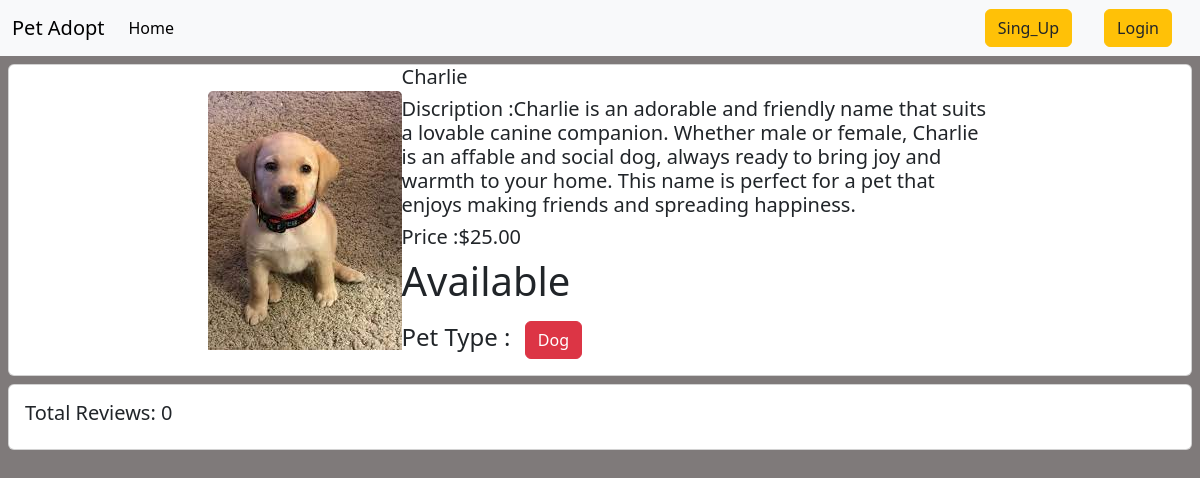
Screenshot of /pet_details/10 with the database file from the repository.
### pet/models.py (models this page shows, shortened)
class pets(models.Model):
    name = models.CharField( max_length=50)
    pet_type = models.ForeignKey(pet_category, on_delete=models.CASCADE)
    discription = models.TextField()
    image = models.FileField(upload_to='pet/media/uploads', blank = True, null = True)
    is_available = models.BooleanField(default=True)
    price = models.DecimalField(max_digits=7, decimal_places=2)

class pet_category(models.Model):
    name = models.CharField(max_length=50)
    slug = models.SlugField(max_length=100,unique=True, null=True, blank=True)
    def __str__(self):
        return self.name

### Pet_Adoption_Platform/views.py (the view, shortened to what this page needs)
# urls.py: path('pet_details/<int:id>', views.Details.as_view(), name='Details')
class Details(DetailView):
    model = pets  # assuming 'pets' is the name of the model, change if necessary
    pk_url_kwarg = 'id'
    template_name = 'pet_details.html'
    context_object_name = 'details'
    def get_context_data(self, **kwargs):
        context = super().get_context_data(**kwargs)
        pet_model = self.object
        has_adopted_pet = Adopt.objects.filter( a_pets=pet_model).exists()
        if has_adopted_pet:
            reviews = pet_model.review_set.all()
            review_form = ReviewForm()
        else:
            reviews = None
            review_form = None
        context['reviews'] = reviews
        context['review_form'] = review_form
        context['has_adopted_pet'] = has_adopted_pet
        return context

### templates/pet_details.html (shortened to what this page needs)
{% extends "base.html" %}
{% load static %}
{%  load crispy_forms_tags %}
{% block css %}
<link rel="stylesheet" type="text/css" href="{% static 'css/home.css' %}">
{% endblock  %}
{% block content %}
<div class="col-12 p-img">
    <div class="card m-2 p-img">
            <div class='d-flex  align-items-center justify-content-center'>
                <div class="p-img">
                    <img src="{{details.image.url}}" class="card-img-top " alt="..." >
                </div>
                <div style="width:50% ; margin">
                    <h5 class="card-title">{{details.name}}</h5>
                    <h5 class="card-title">Discription :{{details.discription}} </h5>
                    <h5 class="card-title">Price :${{details.price}} </h5>
                    {% if details.is_available %}
                    <h1>Available</h1>
                    {% else %}
                        <h1>Not Available</h1>
                    {% endif %}
                    <h4>Pet Type : <button class="btn btn-danger  m-2">{{details.pet_type}}</button></h4>
                </div>
            </div>
    </div>
</div>
<div class="card m-2">
    <h5 class="p-3">Total Reviews: {{ reviews | length }}</h5>
</div>
{% endblock  %}

### static/css/home.css (style rules this page uses)
body { background-color: rgb(127, 122, 122); }

### rows the page displays
pets: image (picture), name "Charlie", discription "Charlie is an adorable and friendly name that suits a lovable canine companion. Whether male or female, Charlie is an affable and social dog, always ready to bring joy and warmth to your home. This name is perfect for a pet that enjoys making friends and spreading happiness.", price "25.00", pet_type "Dog"

### other values shown
{{ reviews | length }} "0"
